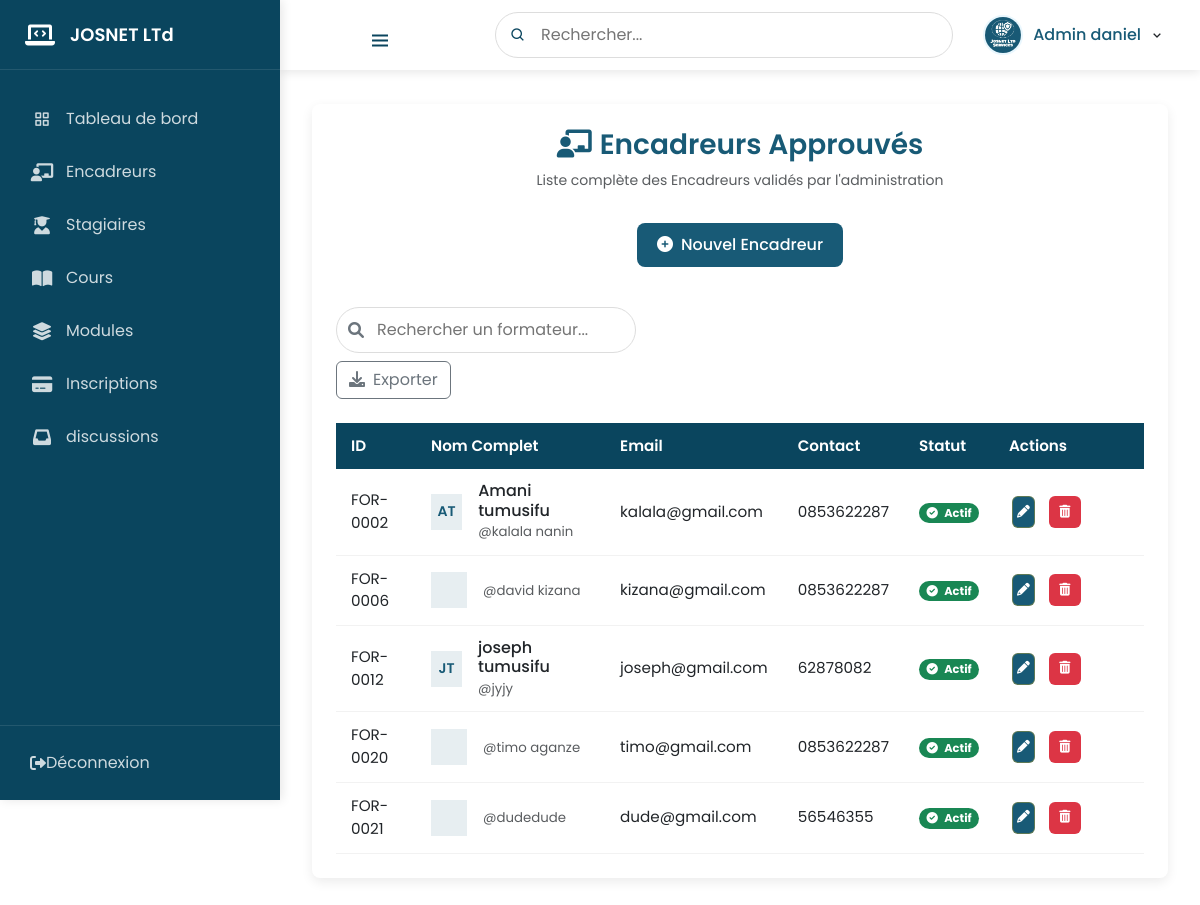
The app's page /liste_comptes_approuves_form/ (signed in) with its own data.
### inscription/models.py (models this page shows, shortened)
class Formateur(models.Model):
    user = models.OneToOneField(User,on_delete= models.CASCADE)
    adress = models.CharField(max_length= 20)
    telephone = models.CharField(max_length= 20)
    is_approved = models.BooleanField(default=False)  # Ajout de l'approbation
    statut = models.BooleanField(default=False)
    module = models.ForeignKey('Module', on_delete=models.SET_NULL, null=True, blank=True)

### inscription/views.py (the view)
# urls.py: path('liste_comptes_approuves_form/', liste_comptes_approuves_form, name='liste_comptes_approuves_form'),
@staff_member_required
def liste_comptes_approuves_form(request):
    formateurs_approuves = Formateur.objects.filter(statut=True)
    return render(request, "liste_comptes_approuves_form.html", {"formateurs_approuves": formateurs_approuves})

### inscription/templates/liste_comptes_approuves_form.html (shortened to what this page needs)
{% extends 'index.html' %}
{% load static %}
{% block content %}
<div class="table-container">
    <div class="table-header text-center">
        <div class="header-content">
            <h3 class="table-title">
                <i class="fas fa-chalkboard-teacher me-2"></i>Encadreurs Approuvés
            </h3>
            <p class="table-subtitle text-muted mb-3">Liste complète des Encadreurs validés par l'administration</p>
        </div>
        <a href="{% url 'creation_compte' %}" class="btn btn-add-formateur">
            <i class="fas fa-plus-circle me-2"></i>Nouvel Encadreur
        </a>
    </div>
    <div class="table-controls mb-4">
        <div class="search-box">
            <i class="fas fa-search"></i>
            <input type="text" class="search-input" placeholder="Rechercher un formateur..." data-search-table>
        </div>
        <a href="{% url 'exporter_formateurs_csv' %}" class="btn btn-outline-secondary">
            <i class="fas fa-download me-2"></i>Exporter
        </a>
    </div>
    <div class="table-responsive">
        <table class="professional-table">
            <thead>
                <tr>
                    <th width="80">ID</th>
                    <th>Nom Complet</th>
                    <th>Email</th>
                    <th>Contact</th>
                    <th>Statut</th>
                    <th width="150">Actions</th>
                </tr>
            </thead>
            <tbody>
                {% for formateur in formateurs_approuves %}
                <tr>
                    <td>FOR-{{ formateur.user.id|stringformat:"04d" }}</td>
                    <td>
                        <div class="d-flex align-items-center">
                            <div class="avatar-sm me-3">
                                <span class="avatar-text bg-primary-light text-primary">
                                    {{ formateur.user.first_name|first|upper }}{{ formateur.user.last_name|first|upper }}
                                </span>
                            </div>
                            <div>
                                <h6 class="mb-0">{{ formateur.user.get_full_name }}</h6>
                                <small class="text-muted">@{{ formateur.user.username }}</small>
                            </div>
                        </div>
                    </td>
                    <td>{{ formateur.user.email }}</td>
                    <td>{{ formateur.telephone|default:"-" }}</td>
                    <td>
                        <span class="badge bg-success rounded-pill">
                            <i class="fas fa-check-circle me-1"></i> Actif
                        </span>
                    </td>
                    <td>
                        <div class="d-flex gap-2">
                            <a href="{% url 'modifier_formateur' formateur.user.id %}"
                               class="btn btn-action btn-sm btn-edit"
                               data-bs-toggle="tooltip" title="Modifier">
                                <i class="fas fa-pencil-alt"></i>
                            </a>
                            <form method="post" action="{% url 'supprimer_formateur' formateur.user.id %}" style="display: inline;">
                                <button type="submit"
                                        class="btn btn-action btn-sm btn-delete"
                                        data-bs-toggle="tooltip"
                                        title="Supprimer"
                                        onclick="return confirm('Êtes-vous sûr de vouloir supprimer ce formateur ?');">
                                    <i class="fas fa-trash-alt"></i>
                                </button>
                            </form>
                        </div>
                    </td>
                </tr>
                {% endfor %}
            </tbody>
        </table>
    </div>
</div>
{% endblock %}

### inscription/templates/navbar.html (shortened to what this page needs)
{% load static %}
<div class="admin-sidebar">
   <a href="{% url 'accueil' %}" class="sidebar-header" style="display: flex; align-items: center; text-decoration: none; color: inherit;">
    <i class="fas fa-laptop-code"></i>
    <span class="logo-name">JOSNET LTd</span>
</a>
    <ul class="sidebar-menu">
        <li class="menu-item">
            <a href="{% url 'dashboard' %}">
                <i class="bx bx-grid-alt"></i>
                <span>Tableau de bord</span>
            </a>
        </li>
        <li class="menu-item">
            <a href="{% url 'pageform' %}">
                <i class="fas fa-chalkboard-teacher"></i>
                <span>Encadreurs</span>
            </a>
        </li>
        <li class="menu-item">
            <a href="{% url 'pageappr' %}">
                <i class="fas fa-user-graduate"></i>
                <span>Stagiaires</span>
            </a>
        </li>
        <li class="menu-item">
            <a href="{% url 'liste_cours' %}">
                <i class="fas fa-book-open"></i>
                <span>Cours</span>
            </a>
        </li>
        <li class="menu-item">
            <a href="{% url 'liste_module' %}">
                <i class="fas fa-layer-group"></i>
                <span>Modules</span>
            </a>
        </li>
        <li class="menu-item">
            <a href="{% url 'gestion_paiements' %}">
                <i class="fas fa-credit-card"></i>
                <span>Inscriptions</span>
            </a>
        </li>
        <li class="menu-item">
    <a href="{% url 'messagerie:boite_reception' %}" class="nav-link">
    <i class="fas fa-inbox"></i> discussions
</a>
      </li>
    </ul>
    <div class="sidebar-footer">
        <a href="{% url 'creation_compte' %}" class="logout-btn">
            <i class="fas fa-sign-out-alt"></i>
            <span>Déconnexion</span>
        </a>
    </div>
</div>
<nav class="admin-topbar">
     <div class="left-section">
    <button class="sidebar-toggle">
        <i class="bx bx-menu"></i>
    </button>
</div>
    <div class="search-section">
        <div class="search-container">
            <i class="bx bx-search"></i>
            <input type="text" placeholder="Rechercher..." class="search-input">
        </div>
    </div>
    <div class="right-section">
        <div class="profile-dropdown">
            <img src="{% static 'images/logo.jpg' %}" alt="Admin" class="profile-img">
            <span class="admin-name">Admin  {{user}}</span>
            <i class="bx bx-chevron-down"></i>
        </div>
    </div>
</nav>

### inscription/static/css/style.css (style rules this page uses)
* { margin: 0; padding: 0; box-sizing: border-box; font-family: "Poppins", sans-serif; }
input, textarea, select { margin-bottom: 10px; box-sizing: border-box; width: 100%; margin: 8px 0; padding: 8px 5px; border-radius: 5px; border: 1px solid #ccc; }
button { background-color: #185a76; color: white; width: 150px; height: 30px; border: 1px solid #ccc; font-size: 15px; border-radius: 5px; }
form { width: 100%; }

### inscription/templates/index.html (style rules this page uses)
:root { --primary-color: #185a76; --primary-light: rgba(24, 90, 118, 0.1); --primary-hover: #134b63; --text-dark: #2c3e50; --border-radius: 8px; --box-shadow: 0 4px 12px rgba(0, 0, 0, 0.08); }
.professional-table { width: 100%; border-collapse: separate; border-spacing: 0; font-size: 0.95rem; }
.professional-table thead th { background-color: var(--primary-color); color: white; padding: 12px 15px; font-weight: 600; position: sticky; top: 0; }
.professional-table tbody tr { transition: all 0.2s; }
.professional-table tbody td { padding: 12px 15px; border-bottom: 1px solid rgba(0, 0, 0, 0.05); }
.btn-action { padding: 5px 10px; margin: 0 3px; font-size: 0.8rem; }
.table-container { background: white; border-radius: var(--border-radius); box-shadow: var(--box-shadow); padding: 1.5rem; margin-bottom: 2rem; }
.table-header { display: flex; justify-content: space-between; align-items: center; margin-bottom: 1.5rem; }
.btn-action { width: 32px; height: 32px; display: flex; align-items: center; justify-content: center; border-radius: 6px; }
.btn-edit { background-color: rgba(255, 193, 7, 0.1); color: #ffc107; border: 1px solid rgba(255, 193, 7, 0.3); }
.btn-delete { background-color: rgba(220, 53, 69, 0.1); color: #dc3545; border: 1px solid rgba(220, 53, 69, 0.3); }
.bg-primary-light { background-color: rgba(24, 90, 118, 0.1); }
.text-primary { color: #185a76 !important; }

### inscription/templates/liste_comptes_approuves_form.html (style rules this page uses)
.table-header { display: flex; flex-direction: column; align-items: center; margin-bottom: 2rem; }
.header-content { text-align: center; margin-bottom: 1rem; }
.table-title { color: #185a76; font-weight: 600; margin-bottom: 0.5rem; }
.btn-add-formateur { background-color: #185a76; color: white !important; border: none; border-radius: 8px; padding: 10px 20px; font-weight: 500; transition: all 0.3s; text-decoration: none; }
.avatar-sm { width: 36px; height: 36px; border-radius: 50%; display: flex; align-items: center; justify-content: center; font-weight: 600; font-size: 0.875rem; }
.avatar-text { width: 100%; height: 100%; display: flex; align-items: center; justify-content: center; }
.search-box { position: relative; width: 300px; }
.search-box i { position: absolute; left: 12px; top: 50%; transform: translateY(-50%); color: #6c757d; }
.search-box input { padding-left: 40px; }
.table-subtitle { font-size: 0.875rem; }
.bg-primary-light { background-color: rgba(24, 90, 118, 0.1); }
.btn-action { width: 32px; height: 32px; display: inline-flex; align-items: center; justify-content: center; padding: 0; border-radius: 6px; }
.btn-edit { background-color: #185a76; color: white; }
.btn-delete { background-color: #dc3545; color: white; }

### records on screen
Formateur: user.id "0002", user.first_name|first "A", user.last_name|first "T", user.get_full_name "Amani tumusifu", user.username "kalala nanin", user.email "kalala@gmail.com", telephone "0853622287"
Formateur: user.id "0006", user.username "david kizana", user.email "kizana@gmail.com", telephone "0853622287"
Formateur: user.id "0012", user.first_name|first "J", user.last_name|first "T", user.get_full_name "joseph tumusifu", user.username "jyjy", user.email "joseph@gmail.com", telephone "62878082"
Formateur: user.id "0020", user.username "timo aganze", user.email "timo@gmail.com", telephone "0853622287"
Formateur: user.id "0021", user.username "dudedude", user.email "dude@gmail.com", telephone "56546355"

### other values on screen
{{ user }} "daniel"
